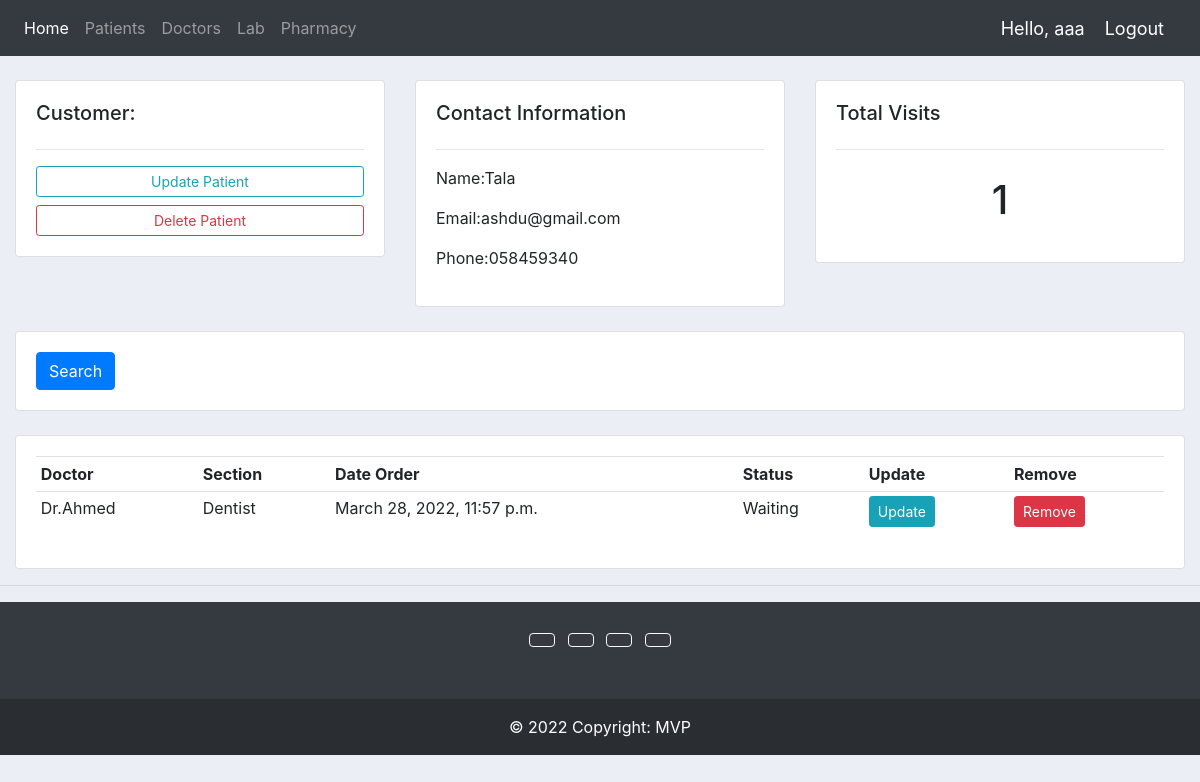
Page /patient/2/ (signed in) on the committed database.
### accounts/models.py (models this page shows, shortened)
class Patient(models.Model):
    name = models.CharField(max_length=200, null=True)
    email = models.EmailField()
    phone = models.CharField(max_length=200, null=True)
    date = models.TimeField()

class Appointment(models.Model):
    STATUS = (
        ('Booked', 'Booked'),
        ('Available', 'Available'),
        ('Waiting', 'Waiting')
    )
    patient = models.ForeignKey(Patient, null=True, on_delete=models.SET_NULL)
    doctor = models.ForeignKey(Doctor, null=True, on_delete=models.SET_NULL)
    date_created = models.DateTimeField(auto_now_add=True, null=True)
    status = models.CharField(max_length=200, null=True, choices=STATUS)

class Doctor(models.Model):
    SECTION = (
        ('Derma', 'Derma'),
        ('Dentist', 'Dentist'),
        ('General', 'General'),
    )
    name = models.CharField(max_length=200, null=True)
    email = models.EmailField()
    phone = models.CharField(max_length=200, null=True)
    section = models.CharField(max_length=200, null=True, choices=SECTION)
    time_start = models.TimeField('Start of Shift')
    time_end = models.TimeField('End of Shift')
    def __str__(self):
        return self.name

### accounts/views.py (the view)
# urls.py: path('patient/<str:pk>/', views.patient, name="patient"),
@login_required(login_url='login')
def patient(request, pk):
    patient = Patient.objects.get(id=pk)
    appointments = patient.appointment_set.all()
    appointment_count = appointments.count
    context = {'patient': patient, 'appointments': appointments,
               'appointment_count': appointment_count}
    return render(request, 'accounts/patient.html', context)

### accounts/templates/accounts/patient.html
{%  extends 'accounts/main.html' %}
{% block content %}
	<br>
<div class="row">
	<div class="col-md">
		<div class="card card-body">
			<h5>Customer:</h5>
			<hr>
			<a class="btn btn-outline-info  btn-sm btn-block" href="">Update Patient</a>
			<a class="btn btn-outline-danger  btn-sm btn-block" href="">Delete Patient</a>
		</div>
	</div>
	<div class="col-md">
		<div class="card card-body">
			<h5>Contact Information</h5>
			<hr>
			<p>Name:{{patient.name}} </p>
			<p>Email:{{patient.email}} </p>
			<p>Phone:{{patient.phone}} </p>
		</div>
	</div>
	<div class="col-md">
		<div class="card card-body">
			<h5>Total Visits</h5>
			<hr>
			<h1 style="text-align: center;padding: 10px">{{ appointment_count }}</h1>
		</div>
	</div>
</div>
<br>
<div class="row">
	<div class="col">
		<div class="card card-body">
			<form method="get">
		    <button class="btn btn-primary" type="submit">Search</button>
		  </form>
		</div>
	</div>
</div>
<br>
<div class="row">
	<div class="col-md">
		<div class="card card-body">
			<table class="table table-sm">
				<tr>
					<th>Doctor</th>
					<th>Section</th>
					<th>Date Order</th>
					<th>Status</th>
					<th>Update</th>
					<th>Remove</th>
				</tr>
				{% for appointment in appointments %}
				<tr>
					<td>{{appointment.doctor}}</td>
					<td>{{appointment.doctor.section}}</td>
					<td>{{appointment.date_created}}</td>
					<td>{{appointment.status}}</td>
					<td><a class="btn btn-sm btn-info" href="">Update</a></td>
					<td><a class="btn btn-sm btn-danger" href="">Remove</a></td>
				</tr>
				{% endfor %}
			</table>
		</div>
	</div>
</div>
{% endblock %}

### accounts/templates/accounts/navbar.html (shortened to what this page needs)
{% load static %}
<nav class="navbar navbar-expand-lg navbar-dark bg-dark">
  <div class="collapse navbar-collapse" id="navbarNav">
    <ul class="navbar-nav">
      <li class="nav-item active">
        <a class="nav-link" href="{% url 'home' %}">Home</a>
      </li>
      <li class="nav-item">
        <a class="nav-link" href="">Patients</a>
      </li>
      <li class="nav-item">
        <a class="nav-link" href="{% url 'doctor' %}">Doctors</a>
      </li>
      <li class="nav-item">
        <a class="nav-link" href="">Lab</a>
      </li>
      <li class="nav-item">
        <a class="nav-link" href="">Pharmacy</a>
      </li>
    </ul>
  </div>
  <span class="hello-msg">Hello, {{request.user}}</span>
  <span ><a  class="hello-msg" href="{% url 'logout' %}">Logout</a></span>
</nav>

### static/css/main.css (style rules this page uses)
body { background-color: #ebeff5; }

### accounts/templates/accounts/navbar.html (style rules this page uses)
.hello-msg { font-size: 18px; color: #fff; margin-right: 20px; }

### rows in the picture
Patient: name "Tala", email "ashdu@gmail.com", phone "058459340", id "1"
Appointment: doctor "Dr.Ahmed", doctor.section "Dentist", date_created "March 28, 2022, 11:57 p.m.", status "Waiting"

### other values in the picture
{{ request.user }} "aaa"
